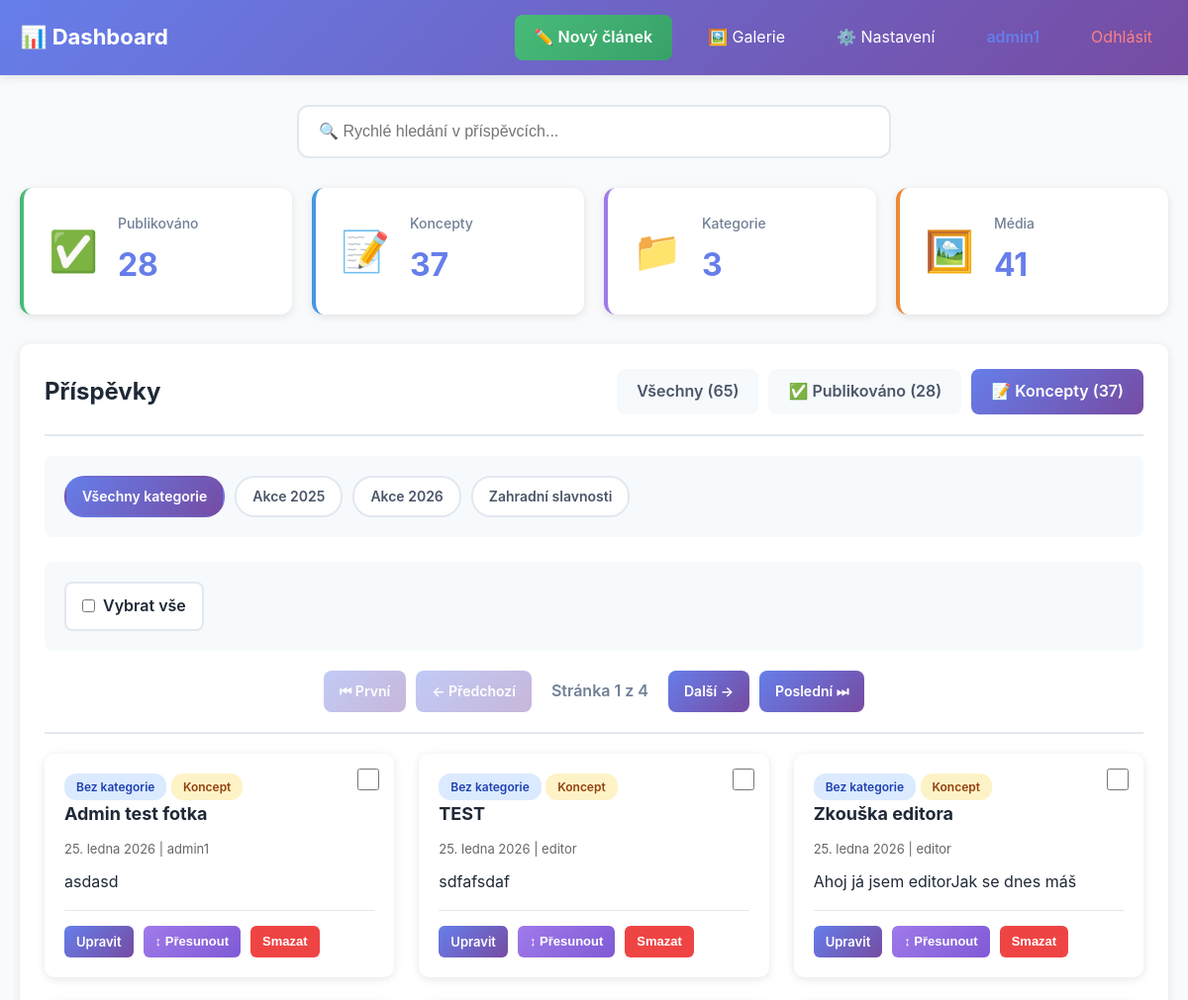
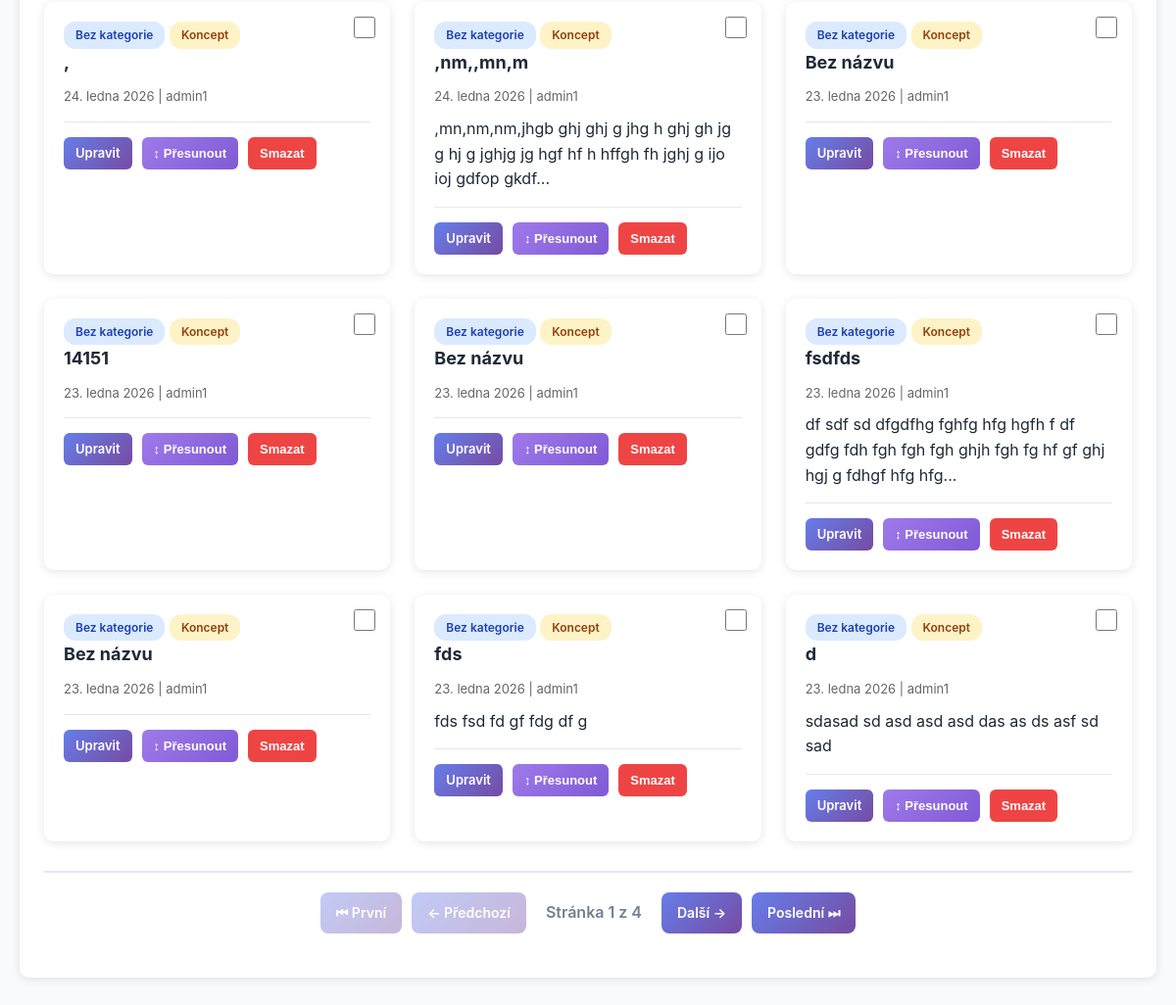
Before: /admin/dashboard.php?filter=draft (signed in) with the older database file (2 pictures, top to bottom).
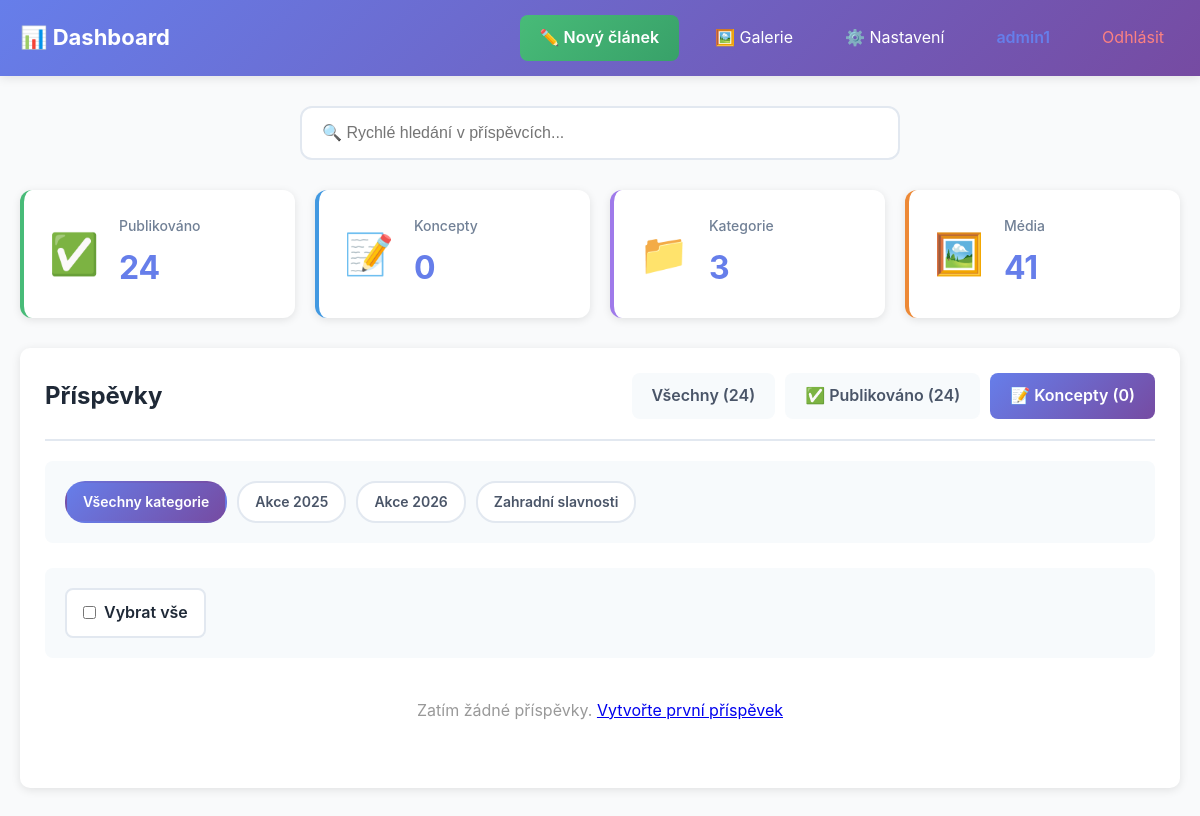
After: the same page with the newer database file.
### tables this page shows
CREATE TABLE `categories` (
  `id` int(11) NOT NULL AUTO_INCREMENT,
  `name` varchar(100) NOT NULL,
  `slug` varchar(100) NOT NULL,
  `description` text,
  `created_at` timestamp NOT NULL DEFAULT CURRENT_TIMESTAMP,
  PRIMARY KEY (`id`),
  UNIQUE KEY `name` (`name`),
  UNIQUE KEY `slug` (`slug`),
  KEY `idx_slug` (`slug`)
);

CREATE TABLE `posts` (
  `id` int(11) NOT NULL AUTO_INCREMENT,
  `title` varchar(255) NOT NULL,
  `slug` varchar(255) NOT NULL,
  `content` longtext NOT NULL,
  `excerpt` text,
  `featured_image` varchar(255) DEFAULT NULL,
  `category_id` int(11) DEFAULT NULL,
  `author_id` int(11) NOT NULL,
  `status` enum('draft','published') DEFAULT 'draft',
  `scheduled_at` datetime DEFAULT NULL,
  `meta_title` varchar(255) DEFAULT NULL,
  `meta_description` text,
  `meta_keywords` varchar(255) DEFAULT NULL,
  `published_at` timestamp NULL DEFAULT NULL,
  `created_at` timestamp NOT NULL DEFAULT CURRENT_TIMESTAMP,
  `updated_at` timestamp NOT NULL DEFAULT CURRENT_TIMESTAMP ON UPDATE CURRENT_TIMESTAMP,
  `menu_order` int(11) DEFAULT '0',
  PRIMARY KEY (`id`),
  UNIQUE KEY `slug` (`slug`),
  KEY `idx_slug` (`slug`),
  KEY `idx_status` (`status`),
  KEY `idx_category` (`category_id`),
  KEY `idx_author` (`author_id`),
  KEY `idx_published` (`published_at`),
  FULLTEXT KEY `idx_search` (`title`,`content`,`excerpt`),
  CONSTRAINT `posts_ibfk_1` FOREIGN KEY (`category_id`) REFERENCES `categories` (`id`) ON DELETE SET NULL,
  CONSTRAINT `posts_ibfk_2` FOREIGN KEY (`author_id`) REFERENCES `users` (`id`) ON DELETE CASCADE
);

CREATE TABLE `users` (
  `id` int(11) NOT NULL AUTO_INCREMENT,
  `username` varchar(50) NOT NULL,
  `password` varchar(255) NOT NULL,
  `email` varchar(100) DEFAULT NULL,
  `role` enum('admin','editor') DEFAULT 'editor',
  `created_at` timestamp NOT NULL DEFAULT CURRENT_TIMESTAMP,
  `last_login` timestamp NULL DEFAULT NULL,
  PRIMARY KEY (`id`),
  UNIQUE KEY `username` (`username`),
  KEY `idx_username` (`username`)
);

### includes/database.class.php (called while the page is built, shortened)
<?php
class Database {
    private $connection;
    private $stmt;
    public function __construct() {
        $dsn = 'mysql:host=' . DB_HOST . ';dbname=' . DB_NAME . ';charset=' . DB_CHARSET;
        $options = [
            PDO::ATTR_ERRMODE => PDO::ERRMODE_EXCEPTION,
            PDO::ATTR_DEFAULT_FETCH_MODE => PDO::FETCH_ASSOC,
            PDO::ATTR_EMULATE_PREPARES => false,
            PDO::MYSQL_ATTR_INIT_COMMAND => "SET NAMES utf8mb4 COLLATE utf8mb4_unicode_ci"
        ];
        try {
            $this->connection = new PDO($dsn, DB_USER, DB_PASS, $options);
        } catch (PDOException $e) {
            $this->error = $e->getMessage();
            $this->logError('Database Connection', $e->getMessage());
            die('Chyba připojení k databázi. Zkontrolujte konfiguraci.');
        }
    }
    public function query($sql) {
    try {
        $this->stmt = $this->connection->prepare($sql);
        return $this;
    } catch (PDOException $e) {
        $this->logError('Query Prepare', $e->getMessage());
        $this->stmt = null;
        return $this;
    }
}
    public function bind($param, $value, $type = null) {
        if (is_null($type)) {
            switch (true) {
                default:
                    $type = PDO::PARAM_STR;
            }
        }
        $this->stmt->bindValue($param, $value, $type);
        return $this;
    }
    public function execute() {
        try {
            return $this->stmt->execute();
        } catch (PDOException $e) {
            $this->logError('Query Execute', $e->getMessage());
            return false;
        }
    }
    public function fetchAll() {
    $this->execute();
    return $this->stmt->fetchAll();
    }
}
?>

### config.php (called while the page is built, shortened)
<?php
require_once INCLUDES_PATH . 'database.class.php';
require_once INCLUDES_PATH . 'auth.class.php';
require_once INCLUDES_PATH . 'post.class.php';
require_once INCLUDES_PATH . 'category.class.php';
$db = new Database();
require_once INCLUDES_PATH . 'helpers.php';
?>

### includes/category.class.php (called while the page is built, shortened)
<?php
class Category {
    private $db;
    public function __construct() {
        global $db;
        $this->db = $db;
    }
    public function getAll() {
        $this->db->query("SELECT * FROM categories ORDER BY name ASC");
        return $this->db->fetchAll();
    }
}
?>

### includes/helpers.php (called while the page is built, shortened)
<?php
function formatDate($date, $format = 'j. n. Y') {
    $months = [
        1 => 'ledna', 2 => 'února', 3 => 'března', 4 => 'dubna',
        5 => 'května', 6 => 'června', 7 => 'července', 8 => 'srpna',
        9 => 'září', 10 => 'října', 11 => 'listopadu', 12 => 'prosince'
    ];
    $timestamp = is_numeric($date) ? $date : strtotime($date);
    $day = date('j', $timestamp);
    $month = $months[(int)date('n', $timestamp)];
    $year = date('Y', $timestamp);
    return "$day. $month $year";
}
function e($text) {
    if ($text === null || $text === '') {
        return '';
    }
    return htmlspecialchars($text, ENT_QUOTES, 'UTF-8');
}
function truncate($text, $length = 100, $suffix = '...') {
    $text = strip_tags($text);
    if (mb_strlen($text) <= $length) {
        return $text;
    }
    return mb_substr($text, 0, $length) . $suffix;
}
?>

### includes/post.class.php (called while the page is built, shortened)
<?php
class Post {
    private $db;
    public function __construct() {
        global $db;
        $this->db = $db;
    }
    public function getAll($status = 'published', $limit = null, $offset = 0, $categoryId = null) {
        $sql = "SELECT p.*, c.name as category_name, c.slug as category_slug,
                       u.username as author_name
                FROM posts p
                LEFT JOIN categories c ON p.category_id = c.id
                LEFT JOIN users u ON p.author_id = u.id
                WHERE p.status = :status";
        $sql .= " ORDER BY p.menu_order ASC, p.published_at DESC, p.created_at DESC";
        if ($limit) {
            $sql .= " LIMIT " . (int)$limit . " OFFSET " . (int)$offset;
        }
        $this->db->query($sql);
        $this->db->bind(':status', $status);
        return $this->db->fetchAll();
    }
    public function count($status = 'published', $categoryId = null) {
        $sql = "SELECT COUNT(*) as total FROM posts WHERE status = :status";
        $this->db->query($sql);
        $this->db->bind(':status', $status);
        $result = $this->db->fetch();
        return $result['total'] ?? 0;
    }
}
?>

### includes/auth.class.php (called while the page is built, shortened)
<?php
class Auth {
        public function isLoggedIn() {
        return true;
    }
    public function canEdit($authorId) {
            return $_SESSION['user_role'] === 'it'
                || $_SESSION['user_role'] === 'admin'
                || $_SESSION['user_id'] == $authorId;
    }
}
?>

### admin/dashboard.php (the view, shortened to what the rows shown need)
<?php
require_once '../config.php';
$auth = new Auth();
$post = new Post();
$category = new Category();
$filter = $_GET['filter'] ?? 'all';
$categoryFilter = isset($_GET['category']) ? intval($_GET['category']) : null;
$page = isset($_GET['page']) ? max(1, intval($_GET['page'])) : 1;
$perPage = 12;
if ($filter === 'draft') {
    $allPosts = $post->getAll('draft', $perPage, ($page - 1) * $perPage, $categoryFilter);
} elseif ($filter === 'published') {
    $allPosts = $post->getAll('published', $perPage, ($page - 1) * $perPage, $categoryFilter);
    $totalCount = $post->count('published', $categoryFilter);
}
$categories = $category->getAll();
?>
<!DOCTYPE html>
<html lang="cs">
<head>
    <link rel="stylesheet" href="<?= ASSETS_URL ?>css/admin.css">
</head>
<body>
    <header class="admin-header">
        <div class="header-content">
            <h1>📊 Dashboard</h1>
        </div>
    </header>
    <div class="container">
        <div class="card">
            <div class="card-header">
                <h2>Příspěvky</h2>
            </div>
            <?php if (!empty($categories)): ?>
            <div class="category-filters">
                <a href="?filter=<?= $filter ?>" class="category-badge <?= !$categoryFilter ? 'active' : '' ?>">
                    Všechny kategorie
                </a>
                <?php foreach ($categories as $cat): ?>
                    <a href="?filter=<?= $filter ?>&category=<?= $cat['id'] ?>"
                       class="category-badge <?= $categoryFilter == $cat['id'] ? 'active' : '' ?>">
                        <?= e($cat['name']) ?>
                    </a>
                <?php endforeach; ?>
            </div>
            <?php endif; ?>
            <?php if (empty($allPosts)): ?>
                <p style="text-align: center; padding: 40px; color: #999;">
                    Zatím žádné příspěvky. <a href="add_post.php">Vytvořte první příspěvek</a>
                </p>
            <?php else: ?>
                <div class="posts-grid">
                    <?php foreach ($allPosts as $p): ?>
                        <div class="post-card" data-post-id="<?= $p['id'] ?>">
                            <input type="checkbox" class="post-checkbox" value="<?= $p['id'] ?>" onchange="updateBulkSelection()">
                            <div class="post-card-content">
                                <span class="badge badge-primary">
                                    <?php
                                    $catName = $p['category_name'] ?? 'Bez kategorie';
                                    echo e(is_array($catName) ? 'Bez kategorie' : $catName);
                                    ?>
                                </span>
                                <span class="badge badge-<?= $p['status'] === 'published' ? 'success' : 'warning' ?>">
                                    <?= $p['status'] === 'published' ? 'Publikováno' : 'Koncept' ?>
                                </span>
                                <h3><?= e($p['title']) ?></h3>
                                <div class="post-meta">
                                    <?= formatDate($p['published_at'] ?? $p['created_at']) ?> |
                                    <?= e($p['author_name']) ?>
                                </div>
                                <p><?= e(truncate($p['excerpt'] ?? $p['content'], 100)) ?></p>
                                <div class="post-actions">
                                    <a href="edit_post.php?id=<?= $p['id'] ?>" class="btn btn-primary btn-small">Upravit</a>
                                    <button onclick="startReorder(<?= $p['id'] ?>)" class="btn btn-reorder btn-small">↕ Přesunout</button>
                                    <?php if ($auth->canEdit($p['author_id'])): ?>
                                        <button onclick="confirmDelete(<?= $p['id'] ?>, '<?= addslashes($p['title']) ?>')"
                                                class="btn btn-danger btn-small">
                                            Smazat
                                        </button>
                                    <?php endif; ?>
                                </div>
                            </div>
                        </div>
                    <?php endforeach; ?>
                </div>
            <?php endif; ?>
        </div>
    </div>
</body>
</html>

Changed rows visible on the page:
removed posts: catName "Bez kategorie", status "Koncept", title "Admin test fotka", formatDate($p['published_at'] ?? $p['created_at']) "25. ledna 2026", author.username "admin1", excerpt "asdasd"
removed posts: catName "Bez kategorie", status "Koncept", title "TEST", formatDate($p['published_at'] ?? $p['created_at']) "25. ledna 2026", author.username "editor", excerpt "sdfafsdaf"
removed posts: catName "Bez kategorie", status "Koncept", title "Zkouška editora", formatDate($p['published_at'] ?? $p['created_at']) "25. ledna 2026", author.username "editor", excerpt "Ahoj já jsem editorJak se dnes máš"
removed posts: catName "Bez kategorie", status "Koncept", title ",", formatDate($p['published_at'] ?? $p['created_at']) "24. ledna 2026", author.username "admin1"
removed posts: catName "Bez kategorie", status "Koncept", title ",nm,,mn,m", formatDate($p['published_at'] ?? $p['created_at']) "24. ledna 2026", author.username "admin1", excerpt ",mn,nm,nm,jhgb ghj ghj g jhg h ghj gh jg g hj g jghjg jg hgf hf h hffgh fh jghj g ijo ioj gdfop gkdf..."
removed posts: catName "Bez kategorie", status "Koncept", title "Bez názvu", formatDate($p['published_at'] ?? $p['created_at']) "23. ledna 2026", author.username "admin1"
removed posts: catName "Bez kategorie", status "Koncept", title "14151", formatDate($p['published_at'] ?? $p['created_at']) "23. ledna 2026", author.username "admin1"
removed posts: catName "Bez kategorie", status "Koncept", title "Bez názvu", formatDate($p['published_at'] ?? $p['created_at']) "23. ledna 2026", author.username "admin1"
removed posts: catName "Bez kategorie", status "Koncept", title "fsdfds", formatDate($p['published_at'] ?? $p['created_at']) "23. ledna 2026", author.username "admin1", excerpt "df sdf sd dfgdfhg fghfg hfg hgfh f df gdfg fdh fgh fgh fgh ghjh fgh fg hf gf ghj hgj g fdhgf hfg hfg..."
removed posts: catName "Bez kategorie", status "Koncept", title "Bez názvu", formatDate($p['published_at'] ?? $p['created_at']) "23. ledna 2026", author.username "admin1"
removed posts: catName "Bez kategorie", status "Koncept", title "fds", formatDate($p['published_at'] ?? $p['created_at']) "23. ledna 2026", author.username "admin1", excerpt "fds fsd fd gf fdg df g"
removed posts: catName "Bez kategorie", status "Koncept", title "d", formatDate($p['published_at'] ?? $p['created_at']) "23. ledna 2026", author.username "admin1", excerpt "sdasad sd asd asd asd das as ds asf sd sad"
Other visible differences:
$totalPublishedCount: "28" → "24"
$totalDraftsCount: "37" → "0"
$totalPublishedCount + $totalDraftsCount: "65" → "24"
$page: "1" → (not shown)
$totalPages: "4" → (not shown)
text no longer shown: "⏮ První ← Předchozí Stránka z Další → Poslední ⏭ ⏮ První ← Předchozí Stránka z Další → Poslední ⏭"
text now shown: "Zatím žádné příspěvky. Vytvořte první příspěvek"
